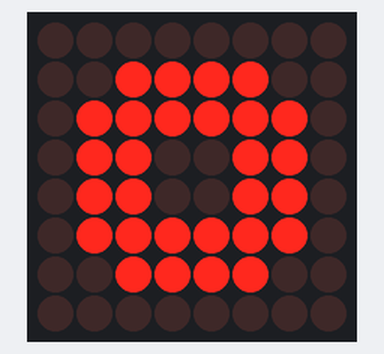
The sketch below on a simulated Arduino Uno, built with avr-gcc and run on an emulated ATmega328P. On the bench: 8×8 LED matrix.

Above: at 0.15 s.
At 0.66 s:
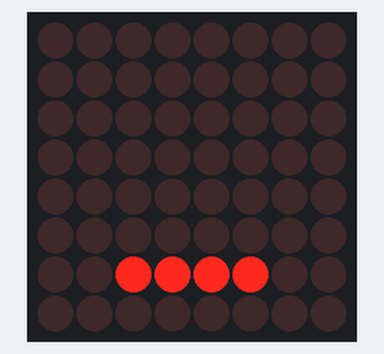
At 1.62 s:
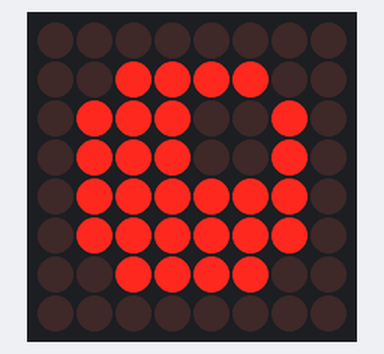
At 2.02 s:
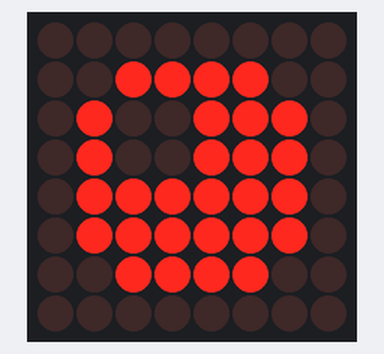
At 2.43 s:
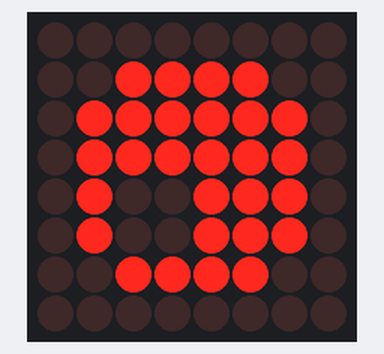
At 2.88 s:
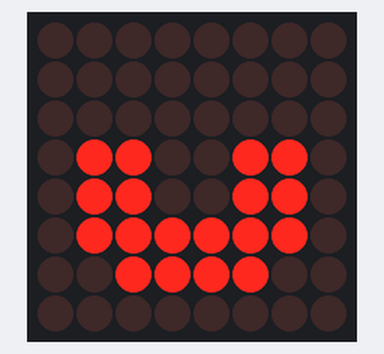

The sketch:

Robot_Eyes.ino
```cpp
/*
Tanggerang 26/12/2023
Project Robot Eyes
Archixvo
Gilang Maulana
*/

#include "LedControl.h"

// Inisialisasi objek LedControl
LedControl lc = LedControl(12, 11, 10, 1);

const uint8_t IMAGES[][8] = {
{
  0b00000000,
  0b00111100,
  0b01111110,
  0b01100110,
  0b01100110,
  0b01111110,
  0b00111100,
  0b00000000
},{
  0b00000000,
  0b00111100,
  0b01111110,
  0b01100110,
  0b01100110,
  0b01111110,
  0b00111100,
  0b00000000
},{
  0b00000000,
  0b00111100,
  0b01111110,
  0b01100110,
  0b01100110,
  0b01111110,
  0b00111100,
  0b00000000
},{
  0b00000000,
  0b00000000,
  0b00000000,
  0b01100110,
  0b01100110,
  0b01111110,
  0b00111100,
  0b00000000
},{
  0b00000000,
  0b00000000,
  0b00000000,
  0b00000000,
  0b00000000,
  0b01111110,
  0b00111100,
  0b00000000
},{
  0b00000000,
  0b00000000,
  0b00000000,
  0b00000000,
  0b00000000,
  0b00000000,
  0b00111100,
  0b00000000
},{
  0b00000000,
  0b00000000,
  0b00000000,
  0b00000000,
  0b00000000,
  0b00000000,
  0b00111100,
  0b00000000
},{
  0b00000000,
  0b00000000,
  0b00000000,
  0b00000000,
  0b00000000,
  0b00000000,
  0b00111100,
  0b00000000
},{
  0b00000000,
  0b00000000,
  0b00000000,
  0b00000000,
  0b00000000,
  0b01111110,
  0b00111100,
  0b00000000
},{
  0b00000000,
  0b00000000,
  0b00000000,
  0b01100110,
  0b01100110,
  0b01111110,
  0b00111100,
  0b00000000
},{
  0b00000000,
  0b00111100,
  0b01111110,
  0b01100110,
  0b01100110,
  0b01111110,
  0b00111100,
  0b00000000
},{
  0b00000000,
  0b00111100,
  0b01111110,
  0b01100110,
  0b01100110,
  0b01111110,
  0b00111100,
  0b00000000
},{
  0b00000000,
  0b00111100,
  0b01111110,
  0b01100110,
  0b01100110,
  0b01111110,
  0b00111100,
  0b00000000
},{
  0b00000000,
  0b00111100,
  0b01111110,
  0b01110010,
  0b01110010,
  0b01111110,
  0b00111100,
  0b00000000
},{
  0b00000000,
  0b00111100,
  0b01111110,
  0b01110010,
  0b01110010,
  0b01111110,
  0b00111100,
  0b00000000
},{
  0b00000000,
  0b00111100,
  0b01110010,
  0b01110010,
  0b01111110,
  0b01111110,
  0b00111100,
  0b00000000
},{
  0b00000000,
  0b00111100,
  0b01110010,
  0b01110010,
  0b01111110,
  0b01111110,
  0b00111100,
  0b00000000
},{
  0b00000000,
  0b00111100,
  0b01100110,
  0b01100110,
  0b01111110,
  0b01111110,
  0b00111100,
  0b00000000
},{
  0b00000000,
  0b00111100,
  0b01100110,
  0b01100110,
  0b01111110,
  0b01111110,
  0b00111100,
  0b00000000
},{
  0b00000000,
  0b00111100,
  0b01001110,
  0b01001110,
  0b01111110,
  0b01111110,
  0b00111100,
  0b00000000
},{
  0b00000000,
  0b00111100,
  0b01001110,
  0b01001110,
  0b01111110,
  0b01111110,
  0b00111100,
  0b00000000
},{
  0b00000000,
  0b00111100,
  0b01111110,
  0b01001110,
  0b01001110,
  0b01111110,
  0b00111100,
  0b00000000
},{
  0b00000000,
  0b00111100,
  0b01111110,
  0b01001110,
  0b01001110,
  0b01111110,
  0b00111100,
  0b00000000
},{
  0b00000000,
  0b00111100,
  0b01111110,
  0b01111110,
  0b01001110,
  0b01001110,
  0b00111100,
  0b00000000
},{
  0b00000000,
  0b00111100,
  0b01111110,
  0b01111110,
  0b01001110,
  0b01001110,
  0b00111100,
  0b00000000
}};
const int IMAGES_LEN = sizeof(IMAGES)/8;


void setup() {
  // Inisialisasi modul Max7219
  lc.shutdown(0, false);
  lc.setIntensity(0, 8);
  lc.clearDisplay(0);
}

void loop() {
  for (int i = 0; i < IMAGES_LEN; i++) {
    displayImage(IMAGES[i]);
    delay(100);  // Tunda selama setengah detik
  }
}

void displayImage(const uint8_t image[8]) {
  // Menampilkan gambar pada modul Max7219
  for (int row = 0; row < 8; row++) {
    lc.setRow(0, row, image[row]);
  }

}
```

Measured:
- by itself, everything shown: repeats every 2.5 s, in 13 steps
